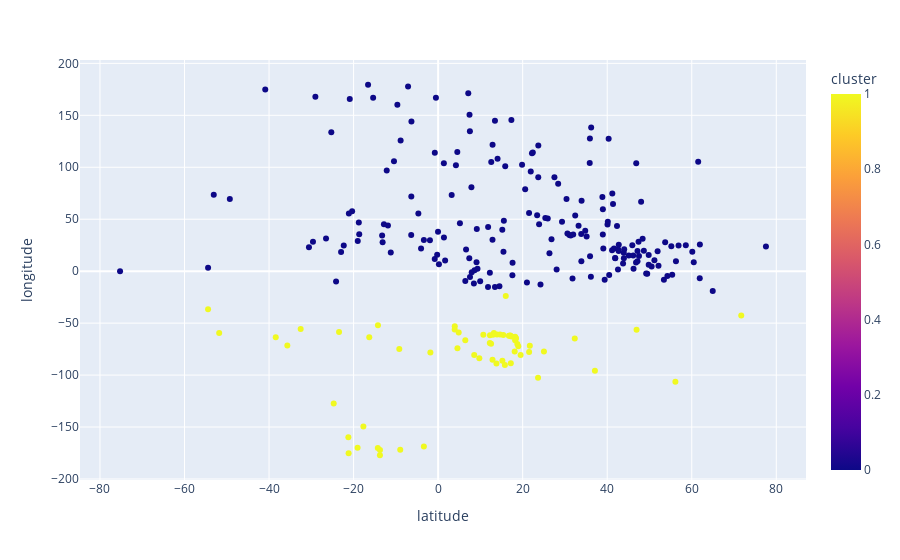

The notebook cell this image was saved under:
### Code cell
px.scatter(data_with_cluster,x='latitude',y='longitude',color='cluster')

### Figure 1 — Plotly figure (JSON) as saved in the notebook; plotly's stock layout.template omitted (floating-point values rounded to 4 significant figures; data arrays with more than 128 entries replaced by an {"elided": "..."} marker saying what was removed)
{"data": [{"hovertemplate": "latitude=%{x}<br>longitude=%{y}<br>cluster=%{marker.color}<extra></extra>", "legendgroup": "", "marker": {"color": {"elided": "244 int values"}, "coloraxis": "coloraxis", "symbol": "circle"}, "mode": "markers", "name": "", "orientation": "v", "showlegend": false, "type": "scatter", "x": {"elided": "244 float values"}, "xaxis": "x", "y": {"elided": "244 float values"}, "yaxis": "y"}], "layout": {"coloraxis": {"colorbar": {"title": {"text": "cluster"}}, "colorscale": [[0, "#0d0887"], [0.1111, "#46039f"], [0.2222, "#7201a8"], [0.3333, "#9c179e"], [0.4444, "#bd3786"], [0.5556, "#d8576b"], [0.6667, "#ed7953"], [0.7778, "#fb9f3a"], [0.8889, "#fdca26"], [1, "#f0f921"]]}, "legend": {"tracegroupgap": 0}, "margin": {"t": 60}, "xaxis": {"anchor": "y", "domain": [0, 1], "title": {"text": "latitude"}}, "yaxis": {"anchor": "x", "domain": [0, 1], "title": {"text": "longitude"}}}}
